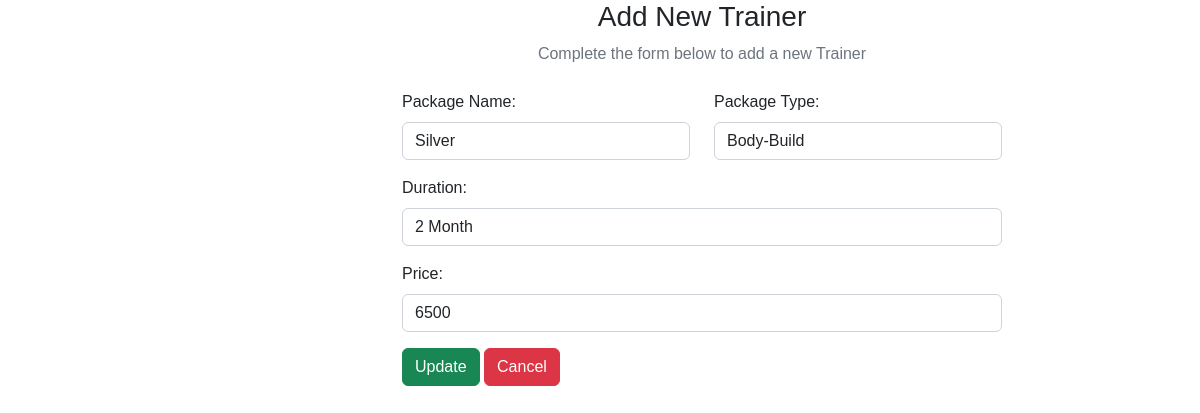
Page /packageEdit.php?Package_id=503 on the committed database.
### tables this page shows
CREATE TABLE `package` (
  `Package_id` int(11) NOT NULL,
  `Package_name` varchar(30) NOT NULL,
  `type` varchar(30) NOT NULL,
  `duration` varchar(30) NOT NULL,
  `price` varchar(30) NOT NULL
);

### packageEdit.php (the view, shortened to what this page needs)
<?php
include "connect.php";
?>
<?php
$Package_id=$_GET["Package_id"];
$sql = "SELECT * from package where Package_id=$Package_id" ;
$result = mysqli_query($conn, $sql);
$row = mysqli_fetch_array($result);
         ?>
<!DOCTYPE html>
<html lang="en">
<head>
    <link href="https://cdn.jsdelivr.net/npm/bootstrap@5.2.3/dist/css/bootstrap.min.css" rel="stylesheet"
>
    <link rel="stylesheet" href="https://cdnjs.cloudflare.com/ajax/libs/font-awesome/6.4.0/css/all.min.css"
 />
    <link rel="stylesheet" href="css/userstyle.css">
</head>
<body>
    <div class="row">
        <div class="col-md-2">
        </div>
        <div class="col-md-10">
            <div class="text-center mb-4">
                <h3>Add New Trainer</h3>
                <p class="text-muted">Complete the form below to add a new Trainer</p>
            </div>
            <div class="container d-flex justify-content-center">
                <form action="" method="post" style="width:50vw; min-width:300px;">
                    <div class="row mb-3">
                        <div class="col">
                            <label class="form-label">Package Name:</label>
                            <input type="text" name="Package_name" value="<?php echo $row['Package_name']  ?>"
                                class="form-control" required>
                        </div>
                        <div class="col">
                            <label class="form-label">Package Type:</label>
                            <input type="text" class="form-control" required name="type"
                                value="<?php echo $row['type'] ?>">
                        </div>
                    </div>
                    <div class="mb-3">
                        <label class="form-label">Duration:</label>
                        <input type="text" class="form-control" required name="duration"
                            value="<?php echo $row['duration'] ?>">
                    </div>
                    <div class="mb-3">
                        <label class="form-label">Price:</label>
                        <input type="text" class="form-control" required name="price"
                            value="<?php echo $row['price'] ?>">
                    </div>
                    <div>
                        <button type="submit" class="btn btn-success" name="submit">Update</button>
                        <a href="packages.php" class="btn btn-danger">Cancel</a>
                    </div>
                </form>
            </div>
        </div>
    </div>
</body>
</html>

### css/userstyle.css (style rules this page uses)
* { margin: 0; padding: 0; box-sizing: border-box; font-family: 'Poppins', sans-serif; }
body { min-height: 100vh; }
a { text-decoration: none; }

### rows in the picture
package: Package_name "Silver", type "Body-Build", duration "2 Month", price "6500"
